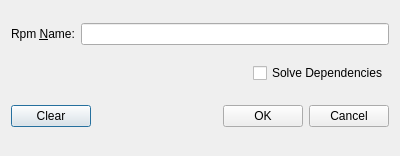
<ui version="4.0" >
 <class>RpmNameDialog</class>
 <widget class="QDialog" name="RpmNameDialog" >
  <property name="geometry" >
   <rect>
    <x>0</x>
    <y>0</y>
    <width>400</width>
    <height>156</height>
   </rect>
  </property>
  <property name="windowTitle" >
   <string>Enter RPM Name</string>
  </property>
  <layout class="QVBoxLayout" name="verticalLayout" >
   <item>
    <layout class="QHBoxLayout" name="horizontalLayout" >
     <item>
      <widget class="QLabel" name="nameLabel" >
       <property name="text" >
        <string>Rpm &amp;Name:</string>
       </property>
       <property name="buddy" >
        <cstring>nameLineEdit</cstring>
       </property>
      </widget>
     </item>
     <item>
      <widget class="QLineEdit" name="nameLineEdit" >
       <property name="minimumSize" >
        <size>
         <width>270</width>
         <height>0</height>
        </size>
       </property>
      </widget>
     </item>
    </layout>
   </item>
   <item>
    <layout class="QHBoxLayout" name="horizontalLayout_2" >
     <item>
      <spacer name="horizontalSpacer" >
       <property name="orientation" >
        <enum>Qt::Horizontal</enum>
       </property>
       <property name="sizeHint" stdset="0" >
        <size>
         <width>40</width>
         <height>20</height>
        </size>
       </property>
      </spacer>
     </item>
     <item>
      <widget class="QCheckBox" name="solveDepsCheckBox" >
       <property name="text" >
        <string>Solve Dependencies</string>
       </property>
      </widget>
     </item>
    </layout>
   </item>
   <item>
    <layout class="QHBoxLayout" >
     <item>
      <widget class="QPushButton" name="clearPushButton" >
       <property name="text" >
        <string>Clear</string>
       </property>
      </widget>
     </item>
     <item>
      <spacer>
       <property name="orientation" >
        <enum>Qt::Horizontal</enum>
       </property>
       <property name="sizeHint" stdset="0" >
        <size>
         <width>71</width>
         <height>31</height>
        </size>
       </property>
      </spacer>
     </item>
     <item>
      <widget class="QPushButton" name="okButton" >
       <property name="text" >
        <string>OK</string>
       </property>
      </widget>
     </item>
     <item>
      <widget class="QPushButton" name="cancelButton" >
       <property name="text" >
        <string>Cancel</string>
       </property>
      </widget>
     </item>
    </layout>
   </item>
  </layout>
 </widget>
 <tabstops>
  <tabstop>nameLineEdit</tabstop>
  <tabstop>okButton</tabstop>
  <tabstop>cancelButton</tabstop>
 </tabstops>
 <resources/>
 <connections>
  <connection>
   <sender>okButton</sender>
   <signal>clicked()</signal>
   <receiver>RpmNameDialog</receiver>
   <slot>accept()</slot>
   <hints>
    <hint type="sourcelabel" >
     <x>325</x>
     <y>139</y>
    </hint>
    <hint type="destinationlabel" >
     <x>96</x>
     <y>100</y>
    </hint>
   </hints>
  </connection>
  <connection>
   <sender>cancelButton</sender>
   <signal>clicked()</signal>
   <receiver>RpmNameDialog</receiver>
   <slot>reject()</slot>
   <hints>
    <hint type="sourcelabel" >
     <x>394</x>
     <y>139</y>
    </hint>
    <hint type="destinationlabel" >
     <x>179</x>
     <y>100</y>
    </hint>
   </hints>
  </connection>
  <connection>
   <sender>clearPushButton</sender>
   <signal>clicked()</signal>
   <receiver>nameLineEdit</receiver>
   <slot>clear()</slot>
   <hints>
    <hint type="sourcelabel" >
     <x>61</x>
     <y>139</y>
    </hint>
    <hint type="destinationlabel" >
     <x>109</x>
     <y>26</y>
    </hint>
   </hints>
  </connection>
  <connection>
   <sender>clearPushButton</sender>
   <signal>clicked()</signal>
   <receiver>nameLineEdit</receiver>
   <slot>setFocus()</slot>
   <hints>
    <hint type="sourcelabel" >
     <x>29</x>
     <y>125</y>
    </hint>
    <hint type="destinationlabel" >
     <x>124</x>
     <y>24</y>
    </hint>
   </hints>
  </connection>
 </connections>
</ui>
